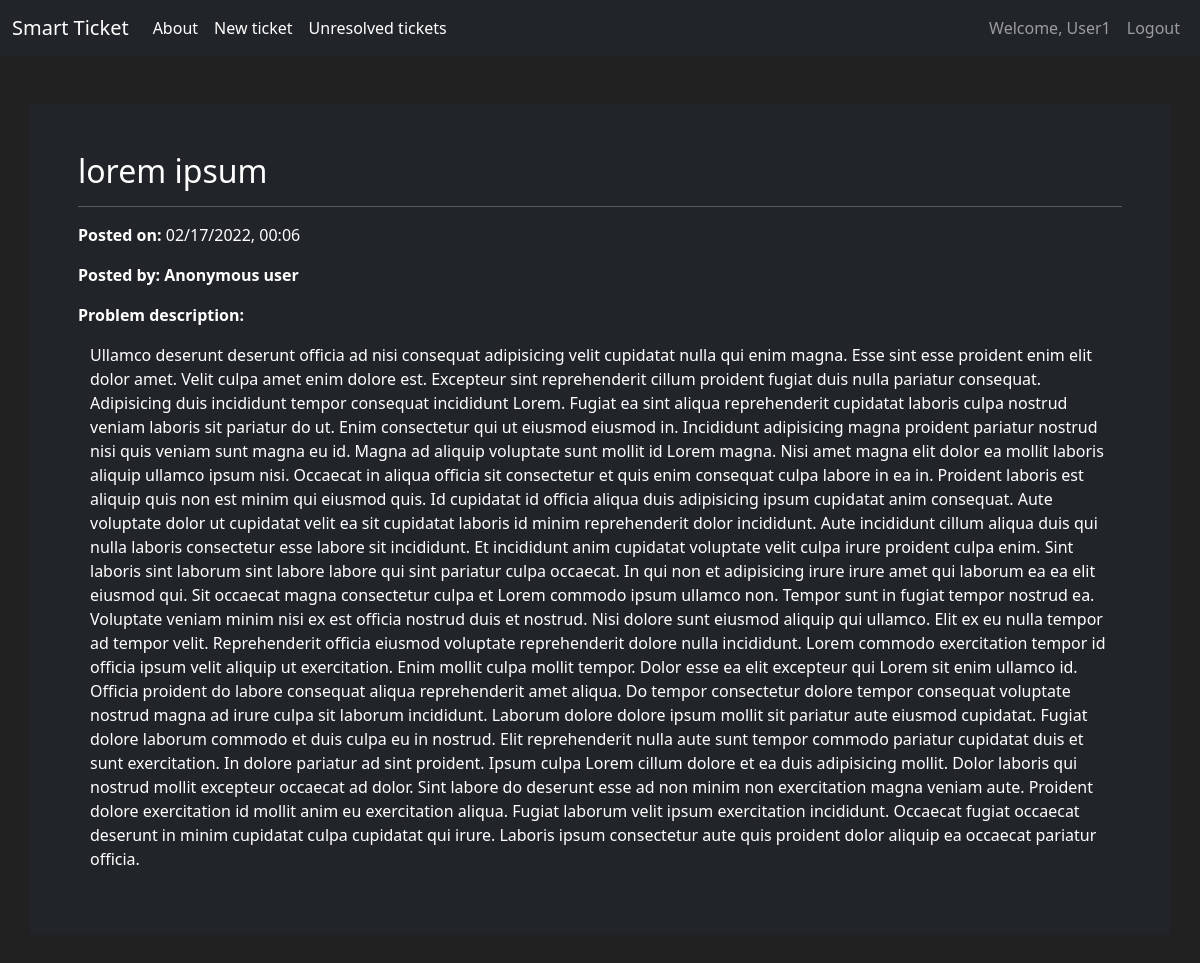
The page /ticket/3 (signed in) on the database its author committed.
### smart_ticket/models.py (models this page shows, shortened)
class User(db.Model, UserMixin):
    id = db.Column(db.Integer(),primary_key = True)
    creation_time = db.Column(db.DateTime(),nullable=False, default = datetime.now())
    username = db.Column(db.String(length = 30), nullable=False, unique = True)
    email = db.Column(db.String(length = 30), nullable=False, unique = True)
    password_hash = db.Column(db.String(length = 50), nullable=False, unique = True)
    created_tickets = db.relationship('Ticket',backref='author', lazy=True)
    @property
    def password(self):
        return self.password_hash

class Ticket(db.Model):
    id = db.Column(db.Integer(),primary_key = True)
    subject = db.Column(db.String(length=30), nullable=False)
    issue_description = db.Column(db.Text(length=2500))
    creation_time = db.Column(db.DateTime(),nullable=False, default = datetime.now())
    author_id = db.Column(db.Integer(), db.ForeignKey('user.id'), nullable=True)
    is_solved = db.Column(db.Boolean(), nullable=False, default = False)
    log_messages = db.relationship('TicketLogMessage',backref='ticket', lazy=True)

### smart_ticket/routes.py (the view)
@app.route('/ticket/<int:id>')
@login_required
def ticket_detail_page(id:int):
    ticket = Ticket.query.get_or_404(id)
    return render_template('ticket_detail.html', ticket=ticket)

### smart_ticket/models.py (called while the page is built)
@login_manager.user_loader
def load_user(user_id):
    return User.query.get(int(user_id))

### smart_ticket/routes.py (called while the page is built)
@app.template_filter('format_time')
def format_time(timestamp):
    return timestamp.strftime("%m/%d/%Y, %H:%M")

### smart_ticket/templates/ticket_detail.html (shortened to what this page needs)
{% extends 'base.html' %}
{% block content %}
<div class = "container bg-dark m-5 p-5 mx-auto">
    <h2>{{ticket.subject}}</h2>
    <hr>
    <p><strong> Posted on: </strong>{{ticket.creation_time|format_time}}</p>
    {% if ticket.author.username|length  %}
    <p><strong>Posted by: </strong>{{ticket.author.username}}</p>
    {%  else %}
    <p><strong>Posted by: Anonymous user</strong></p>
    {% endif %}
    <p><strong>Problem description:</strong></p>
    <div class ="container border-white">
        <p>{{ticket.issue_description}}</p>
    </div>
</div>
{% endblock content %}

### smart_ticket/templates/base.html (shortened to what this page needs)
<!doctype html>
<html lang="en">
  <head>
    <link href="https://cdn.jsdelivr.net/npm/bootstrap@5.1.3/dist/css/bootstrap.min.css" rel="stylesheet">
  </head>
  <body>
    <nav class="navbar navbar-expand-md  navbar-dark bg-dark">
      <div class="container-fluid">
        <a class="navbar-brand" href="{{ url_for('home_page') }}">Smart Ticket</a>
        <div class="collapse navbar-collapse" id="navbarSupportedContent">
          <ul class="navbar-nav me-auto mb-2 mb-lg-0">
            <li class="nav-item">
              <a class="nav-link active" href="{{ url_for('about_page') }}">About</a>
            </li>
            <li class="nav-item">
              <a class="nav-link active" aria-current="page" href="{{ url_for('create_ticket_page')}}">New ticket</a>
            </li>
            {% if current_user.is_authenticated %}
            <li class="nav-item">
              <a class="nav-link active" href="{{ url_for('ticket_list_page') }}">Unresolved tickets</a>
            </li>
            {% endif %}
          </ul>
          <ul class="navbar-nav ml-auto">
            {% if current_user.is_authenticated %}
            <li class="nav-item">
              <a class="nav-link">Welcome, {{ current_user.username }}</a>
            </li>
            <li class="nav-item">
              <a class="nav-link" href="{{ url_for('logout_page') }}">Logout</a>
            </li>
            {% else %}
            <li class="nav-item">
              <a class="nav-link" href="{{ url_for('login_page') }}">Login</a>
            </li>
            <li class="nav-item">
              <a class="nav-link" href="{{ url_for('registration_page') }}">Register</a>
            {% endif %}
          </ul>
        </div>
      </div>
    </nav>
    <div class="container-fluid">
      {% block content %}
      {% endblock %}
    </div>
  </body>
</html>

### smart_ticket/templates/base.html (style rules this page uses)
body { background-color: #212121; color: white }

### rows shown on the page
User: username "User1"
Ticket: subject "lorem ipsum", creation_time "02/17/2022, 00:06", issue_description "Ullamco deserunt deserunt officia ad nisi consequat adipisicing velit cupidatat nulla qui enim magna. Esse sint esse proident enim elit dolor amet. Velit culpa amet enim dolore est. Excepteur sint reprehenderit cillum proident fugiat duis nulla pariatur consequat. Adipisicing duis incididunt tempor consequat incididunt Lorem. Fugiat ea sint aliqua reprehenderit cupidatat laboris culpa nostrud veniam laboris sit pariatur do ut. Enim consectetur qui ut eiusmod eiusmod in. Incididunt adipisicing magna proident pariatur nostrud nisi quis veniam sunt magna eu id. Magna ad aliquip voluptate sunt mollit id Lorem magna. Nisi amet magna elit dolor ea mollit laboris aliquip ullamco ipsum nisi.…"
